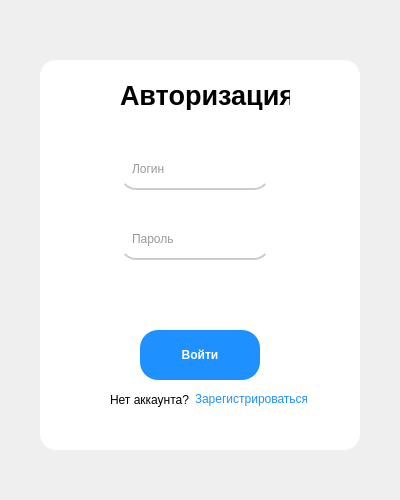
<?xml version="1.0" encoding="UTF-8"?>
<ui version="4.0">
 <class>LoginDialog</class>
 <widget class="QDialog" name="LoginDialog">
  <property name="geometry">
   <rect>
    <x>0</x>
    <y>0</y>
    <width>400</width>
    <height>500</height>
   </rect>
  </property>
  <property name="sizePolicy">
   <sizepolicy hsizetype="Expanding" vsizetype="Expanding">
    <horstretch>0</horstretch>
    <verstretch>0</verstretch>
   </sizepolicy>
  </property>
  <property name="minimumSize">
   <size>
    <width>400</width>
    <height>500</height>
   </size>
  </property>
  <property name="maximumSize">
   <size>
    <width>400</width>
    <height>500</height>
   </size>
  </property>
  <property name="windowTitle">
   <string>Вход в систему</string>
  </property>
  <property name="windowIcon">
   <iconset theme="QIcon::ThemeIcon::ContactNew"/>
  </property>
  <property name="styleSheet">
   <string notr="true">QDialog#LoginDialog{
	background: qlineargradient(x1:0, y1:0, x2:0, y2:1,
                                stop:0 #4b6cb7, stop:1 #182848);
    font-family: &quot;Segoe UI&quot;;
    font-size: 10pt;
    color: #333333;
}
</string>
  </property>
  <property name="modal">
   <bool>false</bool>
  </property>
  <widget class="QWidget" name="widget" native="true">
   <property name="geometry">
    <rect>
     <x>40</x>
     <y>60</y>
     <width>320</width>
     <height>390</height>
    </rect>
   </property>
   <property name="styleSheet">
    <string notr="true">background-color: #ffffff;
    border-radius: 16px;</string>
   </property>
   <widget class="QLabel" name="label">
    <property name="geometry">
     <rect>
      <x>80</x>
      <y>20</y>
      <width>170</width>
      <height>30</height>
     </rect>
    </property>
    <property name="font">
     <font>
      <family>Segoe UI</family>
      <pointsize>20</pointsize>
      <fontweight>DemiBold</fontweight>
     </font>
    </property>
    <property name="styleSheet">
     <string notr="true">font-size: 20pt;
    font-weight: 600;
    color: #000000;</string>
    </property>
    <property name="frameShape">
     <enum>QFrame::Shape::NoFrame</enum>
    </property>
    <property name="frameShadow">
     <enum>QFrame::Shadow::Plain</enum>
    </property>
    <property name="lineWidth">
     <number>1</number>
    </property>
    <property name="text">
     <string>Авторизация</string>
    </property>
   </widget>
   <widget class="QLineEdit" name="login">
    <property name="geometry">
     <rect>
      <x>80</x>
      <y>90</y>
      <width>150</width>
      <height>40</height>
     </rect>
    </property>
    <property name="minimumSize">
     <size>
      <width>0</width>
      <height>0</height>
     </size>
    </property>
    <property name="baseSize">
     <size>
      <width>0</width>
      <height>0</height>
     </size>
    </property>
    <property name="styleSheet">
     <string notr="true">QLineEdit {
    border: none;
    border-bottom: 2px solid #cccccc;
    padding: 6px 0;
    background: transparent;
    color: #333333;
	padding-left: 10px;
}

QLineEdit:focus {
    border-bottom: 1px solid #4b6cb7;
}
</string>
    </property>
    <property name="placeholderText">
     <string>Логин</string>
    </property>
   </widget>
   <widget class="QLineEdit" name="password">
    <property name="geometry">
     <rect>
      <x>80</x>
      <y>160</y>
      <width>150</width>
      <height>40</height>
     </rect>
    </property>
    <property name="minimumSize">
     <size>
      <width>0</width>
      <height>0</height>
     </size>
    </property>
    <property name="styleSheet">
     <string notr="true">QLineEdit {
    border: none;
    border-bottom: 2px solid #cccccc;
    padding: 6px 0;
    background: transparent;
    color: #333333;
	padding-left: 10px;

}

QLineEdit:focus {
    border-bottom: 1px solid #4b6cb7;
}
</string>
    </property>
    <property name="echoMode">
     <enum>QLineEdit::EchoMode::Password</enum>
    </property>
    <property name="placeholderText">
     <string>Пароль</string>
    </property>
   </widget>
   <widget class="QPushButton" name="btnLogin">
    <property name="geometry">
     <rect>
      <x>100</x>
      <y>270</y>
      <width>120</width>
      <height>50</height>
     </rect>
    </property>
    <property name="minimumSize">
     <size>
      <width>0</width>
      <height>0</height>
     </size>
    </property>
    <property name="styleSheet">
     <string notr="true">QPushButton {
    background-color: #1e90ff;
    color: #ffffff;
    border: none;
    border-radius: 18px;      /* почти круглая по высоте */
    padding: 8px 32px;
    font-weight: 600;
}

QPushButton:hover {
    background-color: #0f7be0;
}

QPushButton:pressed {
    background-color: #0b5ca7;
}</string>
    </property>
    <property name="text">
     <string>Войти</string>
    </property>
   </widget>
   <widget class="QWidget" name="">
    <property name="geometry">
     <rect>
      <x>60</x>
      <y>330</y>
      <width>217</width>
      <height>19</height>
     </rect>
    </property>
    <layout class="QHBoxLayout" name="horizontalLayout">
     <property name="spacing">
      <number>6</number>
     </property>
     <property name="leftMargin">
      <number>10</number>
     </property>
     <property name="rightMargin">
      <number>10</number>
     </property>
     <item>
      <widget class="QLabel" name="label_2">
       <property name="text">
        <string>Нет аккаунта?</string>
       </property>
      </widget>
     </item>
     <item>
      <widget class="QPushButton" name="btnRegister">
       <property name="styleSheet">
        <string notr="true">QPushButton {
    color: #1e90ff;
}

QPushButton:hover {
    color: #0f7be0;
}

QPushButton:pressed {
    color: #0b5ca7;
}</string>
       </property>
       <property name="text">
        <string>Зарегистрироваться</string>
       </property>
      </widget>
     </item>
    </layout>
   </widget>
  </widget>
 </widget>
 <resources/>
 <connections/>
</ui>
